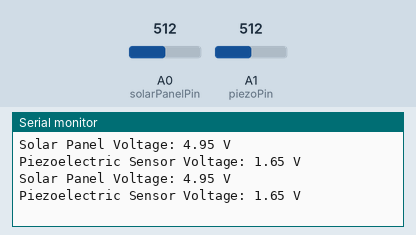
The sketch below on a simulated Arduino Nano, built with avr-gcc and run on an emulated ATmega328P. Shown: the last lines printed to the serial monitor. Inputs (shaded band) come from the test bench; at power-on: A0 (solarPanelPin) = 512, A1 (piezoPin) = 512.

Above: at 1.8 s.
1.9 s: A0 (solarPanelPin) set to 716
At 2.8 s:
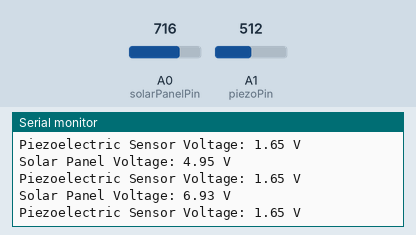
3.4 s: A1 (piezoPin) set to 716
At 4.7 s:
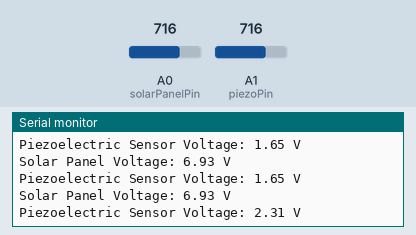
4.9 s: A0 (solarPanelPin) set to 900
At 5.7 s:
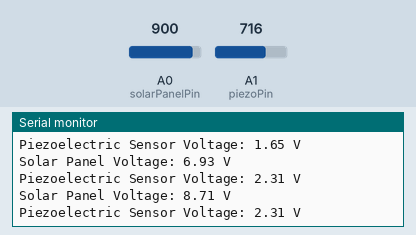
6.4 s: A1 (piezoPin) set to 900
At 7.4 s:
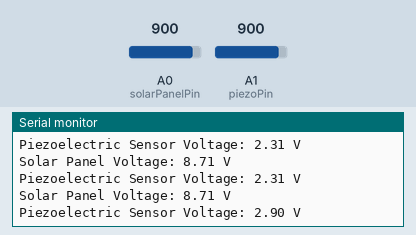
Timing chart, 0 to 8.9 s (numbered marks = the images above; inputs shaded):
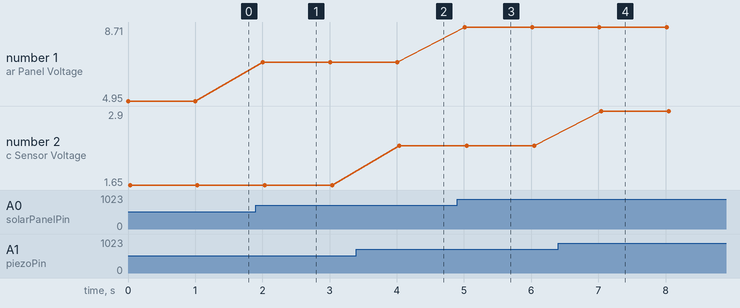

The sketch:

experiment-2.ino
```cpp
// Pin Definitions
const int solarPanelPin = A0;  // Pin for solar panel via voltage divider
const int piezoPin = A1;       // Pin for piezoelectric sensor

// Resistor values for voltage divider
const float R1 = 5000.0;  // 5k ohms
const float R2 = 10000.0; // 10k ohms

// Arduino Nano 33 IoT reference voltage (3.3V)
const float refVoltage = 3.3;

void setup() {
  // Start serial communication for debugging
  Serial.begin(9600);

  // Set the analog pins as input
  pinMode(solarPanelPin, INPUT);
  pinMode(piezoPin, INPUT);
}

void loop() {
  // Read analog values
  int solarRaw = analogRead(solarPanelPin);  // Raw value from solar panel
  int piezoRaw = analogRead(piezoPin);       // Raw value from piezoelectric sensor

  // Convert the solar panel analog value to actual voltage
  float solarVoltage = (solarRaw * refVoltage) / 1023.0;

  // Since it's a voltage divider, calculate the actual solar panel voltage
  float actualSolarVoltage = solarVoltage * ((R1 + R2) / R1);

  // Convert the piezoelectric analog value to voltage
  float piezoVoltage = (piezoRaw * refVoltage) / 1023.0;

  // Output the results to the serial monitor
  Serial.print("Solar Panel Voltage: ");
  Serial.print(actualSolarVoltage);
  Serial.println(" V");

  Serial.print("Piezoelectric Sensor Voltage: ");
  Serial.print(piezoVoltage);
  Serial.println(" V");

  // Small delay before the next reading
  delay(1000);
}
```

Measured:
- after the input at 1.9 s, the serial monitor: prints a new line after 0.11 s (image 1)
- after the input at 3.4 s, the serial monitor: prints a new line after 0.64 s (image 2)
- after the input at 4.9 s, the serial monitor: prints a new line after 0.11 s (image 3)
- after the input at 6.4 s, the serial monitor: prints a new line after 0.65 s (image 4)
- plotted number 1: 4.95 → 6.93 after the input at 1.9 s, 6.93 → 8.71 after the input at 4.9 s
- plotted number 2: 1.65 → 2.31 after the input at 3.4 s, 2.31 → 2.9 after the input at 6.4 s
